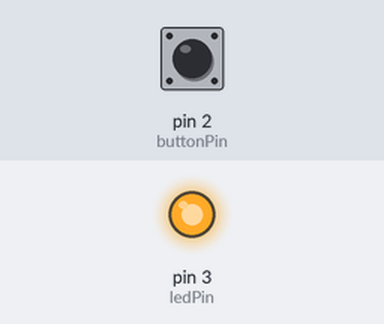
Recording of a sketch running on a simulated Arduino Uno, built with avr-gcc and run on an emulated ATmega328P. Parts: output pins drawn as LEDs (lit = HIGH). Dashed ring = blinking. The inputs (shaded band) are chosen by the test bench; at power-on: pin 2 (buttonPin) HIGH.

Above: at 1.2 s.
1.3 s: pin 2 (buttonPin) pulled LOW for 0.15 s
At 2.1 s:
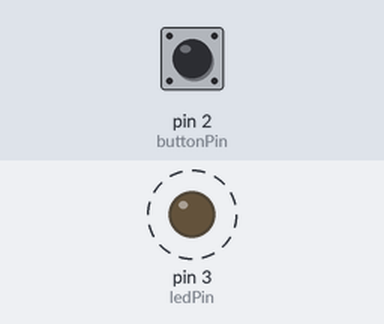
Timing chart, 0 to 10.4 s (numbered marks = the images above; inputs shaded):
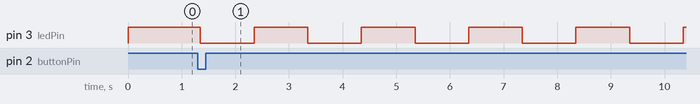

Measured:
- after the input at 1.3 s, pin 3 (ledPin): alternates HIGH for 1.0 s and LOW for 1.0 s, starting after 0.05 s

The sketch:

Hw3-2.ino
```cpp
const int buttonPin = 2;   // 按鈕接在 D2
const int ledPin = 3;      // LED 接在 D3

int buttonState = HIGH;        // 目前按鈕狀態
int lastButtonState = HIGH;    // 上一次按鈕狀態
int mode = 0;                  // LED 模式（0～3）
unsigned long previousMillis = 0;
unsigned long interval = 0;

void setup() {
  pinMode(buttonPin, INPUT_PULLUP);  // 按鈕使用內建上拉
  pinMode(ledPin, OUTPUT);
}

void loop() {
  buttonState = digitalRead(buttonPin);

  // 檢測按鈕從未按下 → 按下（避免重複觸發）
  if (buttonState == LOW && lastButtonState == HIGH) {
    delay(50); // 消抖
    mode++;
    if (mode > 3) mode = 0; // 循環模式
  }
  lastButtonState = buttonState;

  unsigned long currentMillis = millis();

  // 根據模式控制 LED
  switch (mode) {
    case 0: // 恆亮
      digitalWrite(ledPin, HIGH);
      break;

    case 1: // 慢閃 (1 秒一次)
      interval = 1000;
      if (currentMillis - previousMillis >= interval) {
        previousMillis = currentMillis;
        digitalWrite(ledPin, !digitalRead(ledPin));
      }
      break;

    case 2: // 中速閃 (0.5 秒一次)
      interval = 500;
      if (currentMillis - previousMillis >= interval) {
        previousMillis = currentMillis;
        digitalWrite(ledPin, !digitalRead(ledPin));
      }
      break;

    case 3: // 快閃 (0.2 秒一次)
      interval = 200;
      if (currentMillis - previousMillis >= interval) {
        previousMillis = currentMillis;
        digitalWrite(ledPin, !digitalRead(ledPin));
      }
      break;
  }
}
```
